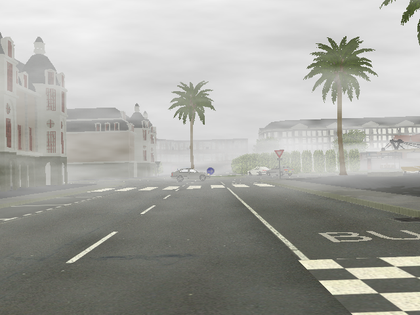
%> input picture code/Fog data/019201912.png, 420 x 315 px, shrunk from 640 x 480 before the run
$ octave --eval "result = HoughTransform(rgb2gray(imread('Fog data/019201912.png')));"   (GNU Octave 9; MATLAB toolbox functions it lacks are replaced by stand-ins)
%> lines starting %> are read from the running program, lines starting %| are printed output that depends on the picture; in (x1, y1, x2, y2) boxes, pixels count from 0 and x2, y2 are one past the last pixel; in counts of white or black regions, pixels touching at a corner belong together; the program's own positions count from 1
function [outputline, status] = HoughTransform(I)
%% exatract image boundary based on Canny
BW = edge(I, 'canny');
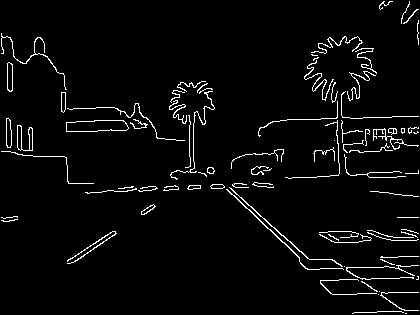
%> BW: size 315x420 logical; 3.8% white in thin lines or dots
    for i = 1 : size(BW, 1)
        flag = 0;
        for j = size(BW, 2) : -1 : 1
            if flag == 0 && BW(i, j) == 0
                continue
            else
                if flag == 0 && BW(i, j) == 1
                    flag = 1;
                    BW(i, j) = 0;
                else
                    if flag == 1 && BW(i, j) == 1
                        BW(i, j) = 0;
                    else
                        break
                    end
                end
            end
        end
    end
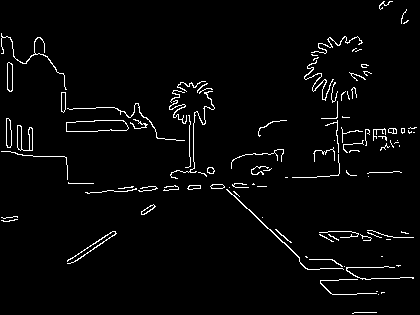
%> BW: size 315x420 logical; 3% white in thin lines or dots

%% perform Hough Transform
[H, T, R] = hough(BW);
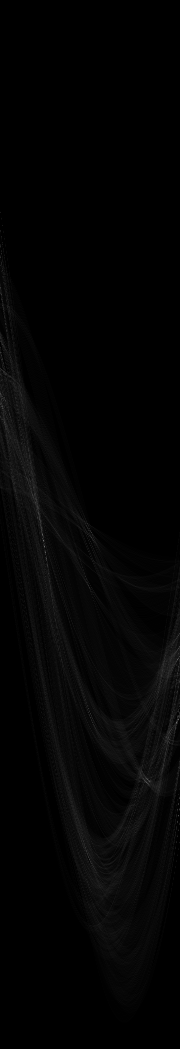
%> H: size 1049x180 double; min 0, max 113, mean 3.8
%> T = 180 values from -90 to 89; R = 1049 values from -524 to 524
P = houghpeaks(H, 1);
%> P = [541 44]
lines = houghlines(BW, T, R, P);
%> lines = 1 line; point1 to point2 (x, y): (190, 155) to (325, 281)

%% select the longest line
    if length(lines) == 1
        outputline = lines;
%> outputline has the same summary as lines
    else
        lenarray = zeros(length(lines), 1);
        for k = 1 : length(lines)
            point1 = lines(k).point1;
            point2 = lines(k).point2;
            lenarray(k) = sum((point1 - point2).^2);
        end
        [~, pos] = max(lenarray);
        outputline = lines(pos);
    end

    if(isempty(outputline))
        status = 0;
        outputline = 0;
        return
    end

%% extend the detected line
    [height, width] = size(I);
%> height = 315; width = 420

    point1 = outputline.point1; point2 = outputline.point2;
%> after `point1 = outputline.point1`: point1 = [190 155]
%> after `point2 = outputline.point2`: point2 = [325 281]
    temp1 = point1; temp2 = point2;
%> after `temp1 = point1`: temp1 = [190 155]
%> after `temp2 = point2`: temp2 = [325 281]
    leftflag = 1; rightflag = 1;
    interval = 5; index = 3;

    while (leftflag && point1(1) > interval && point1(2) > 1) || (rightflag && point2(1) < width - interval + 1 && point2(2) < height)
        if leftflag && point1(1) > interval && point1(2) > 1
            temp1(1) = point1(1) - interval;
            temp1(2) = round(point1(2) - interval * (point2(2) - point1(2)) / (point2(1) - point1(1)));
            lbound = max(1, temp1(1) - index);
            if temp1(2) > 1 && sum(BW(temp1(2), lbound : temp1(1) + index)) > 0
                temp1(1) = temp1(1) - length((lbound : temp1(1) + index)) + index + find(BW(temp1(2), lbound : temp1(1) + index) > 0, 1);
                point1 = temp1;
            else
                leftflag = 0;
            end
        end

        if rightflag && point2(1) < width - interval + 1 && point2(2) < height
            temp2(1) = point2(1) + interval;
            temp2(2) = round(point2(2) + interval * (point2(2) - point1(2)) / (point2(1) - point1(1)));
            rbound = min(temp2(1) + index, width);
            if temp2(2) < height && sum(BW(temp2(2), temp2(1) - index : rbound)) > 0
                temp2(1) = temp2(1) - index - 1 + find(BW(temp2(2), temp2(1) - index : rbound) > 0, 1);
                point2 = temp2;
            else
                rightflag = 0;
            end
        end
    end
%> this loop made 1 pass
%> (lbound, leftflag, rbound, rightflag) on pass 1: (182, 0, 333, 0)
%> after the loop, temp1 = [185 150]; temp2 = [330 286]
    outputline.point1 = point1;
%> outputline.point1 = [190 155]
    outputline.point2 = point2;
%> outputline.point2 = [325 281]
%> `result = HoughTransform(rgb2gray(imread('Fog data/019201912.png')));`: result has the same summary as lines in HoughTransform
    status = 1;
end
%%

$ run again, on code/Fog data/01920192.png
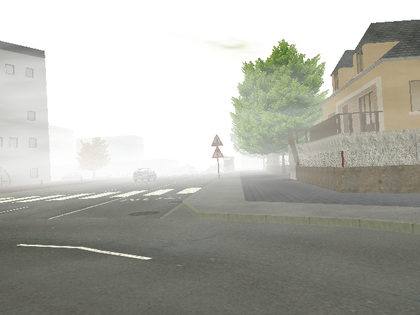
%> input picture code/Fog data/01920192.png, 420 x 315 px, shrunk from 640 x 480 before the run
%> after the loop in HoughTransform, `for i = 1 : size(BW, 1)`:
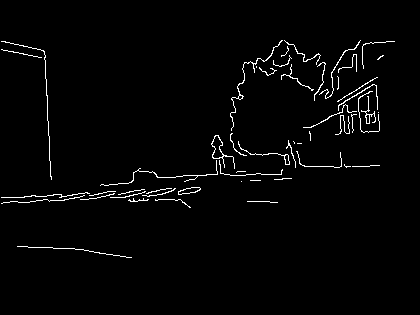
%> BW: size 315x420 logical; 2.1% white in thin lines or dots, all inside (x1, y1, x2, y2) = (1, 40, 395, 258)
%> in HoughTransform, `[H, T, R] = hough(BW);`:
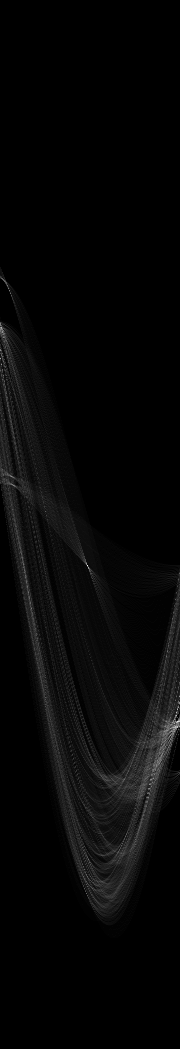
%> H: size 1049x180 double; min 0, max 97, mean 2.6; drawn with min black and max white
%> T = 180 values from -90 to 89; R = 1049 values from -524 to 524
%> P = [566 88]
%> lines = 1 line; point1 to point2 (x, y): (45, 52) to (53, 201)
%> outputline has the same summary as lines
%> point1 = [45 52]
%> point2 = [53 201]
%> in HoughTransform, `temp1 = point1`: temp1 = [45 52]
%> in HoughTransform, `temp2 = point2`: temp2 = [53 201]
%> the loop in HoughTransform, `while (leftflag && point1(1) > interval && point1(2) > 1) || (rightfla..` made 1 pass
%> (lbound, leftflag, rbound, rightflag) on pass 1: (37, 0, 61, 0)
%> after the loop in HoughTransform, `while (leftflag && point1(1) > interval && point1(2) > 1) || (rightfla..`: temp1 = [40 -41]; temp2 = [58 294]
%> outputline.point1 = [45 52]
%> outputline.point2 = [53 201]
%> result has the same summary as lines in HoughTransform

$ run again, on code/Fog data/09019218.png
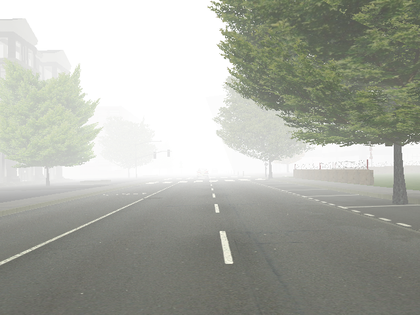
%> input picture code/Fog data/09019218.png, 420 x 315 px, shrunk from 640 x 480 before the run
%> after the loop in HoughTransform, `for i = 1 : size(BW, 1)`:
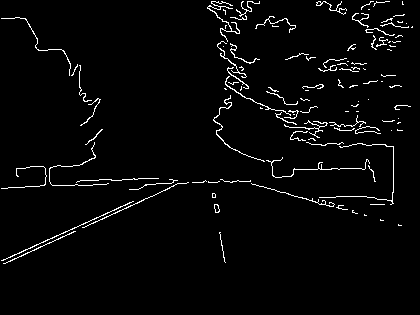
%> BW: size 315x420 logical; 3% white in thin lines or dots, all inside (x1, y1, x2, y2) = (1, 1, 413, 264)
%> in HoughTransform, `[H, T, R] = hough(BW);`:
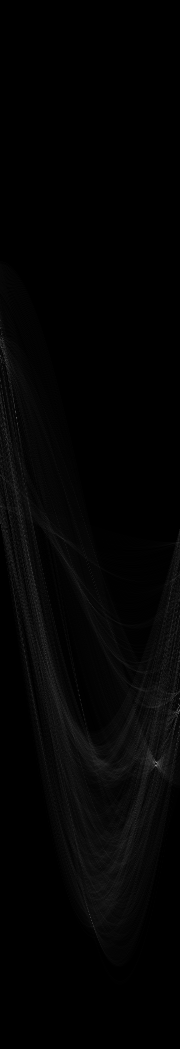
%> H: size 1049x180 double; min 0, max 141, mean 3.7
%> T = 180 values from -90 to 89; R = 1049 values from -524 to 524
%> P = [763 157]
%> lines = 1 line; point1 to point2 (x, y): (134, 202) to (3, 261)
%> outputline has the same summary as lines
%> in HoughTransform, `point1 = outputline.point1`: point1 = [134 202]
%> in HoughTransform, `point2 = outputline.point2`: point2 = [3 261]
%> in HoughTransform, `temp1 = point1`: temp1 = [134 202]
%> in HoughTransform, `temp2 = point2`: temp2 = [3 261]
%> the loop in HoughTransform, `while (leftflag && point1(1) > interval && point1(2) > 1) || (rightfla..` made 30 passes
%> (lbound, point1, rbound, point2) on passes 1 to 8: (126, [128 204], 11, [7 259]), (120, [124 206], 15, [11 257]), (116, [119 208], 19, [15 255]), (111, [115 210], 23, [20 253]), (107, [111 212], 28, [24 251]), (103, [106 214], 32, [29 249]), (98, [102 216], 37, [33 247]), (94, [97 218], 41, [37 245])
%> after the loop in HoughTransform, `while (leftflag && point1(1) > interval && point1(2) > 1) || (rightfla..`: leftflag = 1; temp1 = [4 260]; temp2 = [135 201]
%> outputline.point1 = [4 260]
%> outputline.point2 = [130 203]
%> result = 1 line; point1 to point2 (x, y): (4, 260) to (130, 203)
